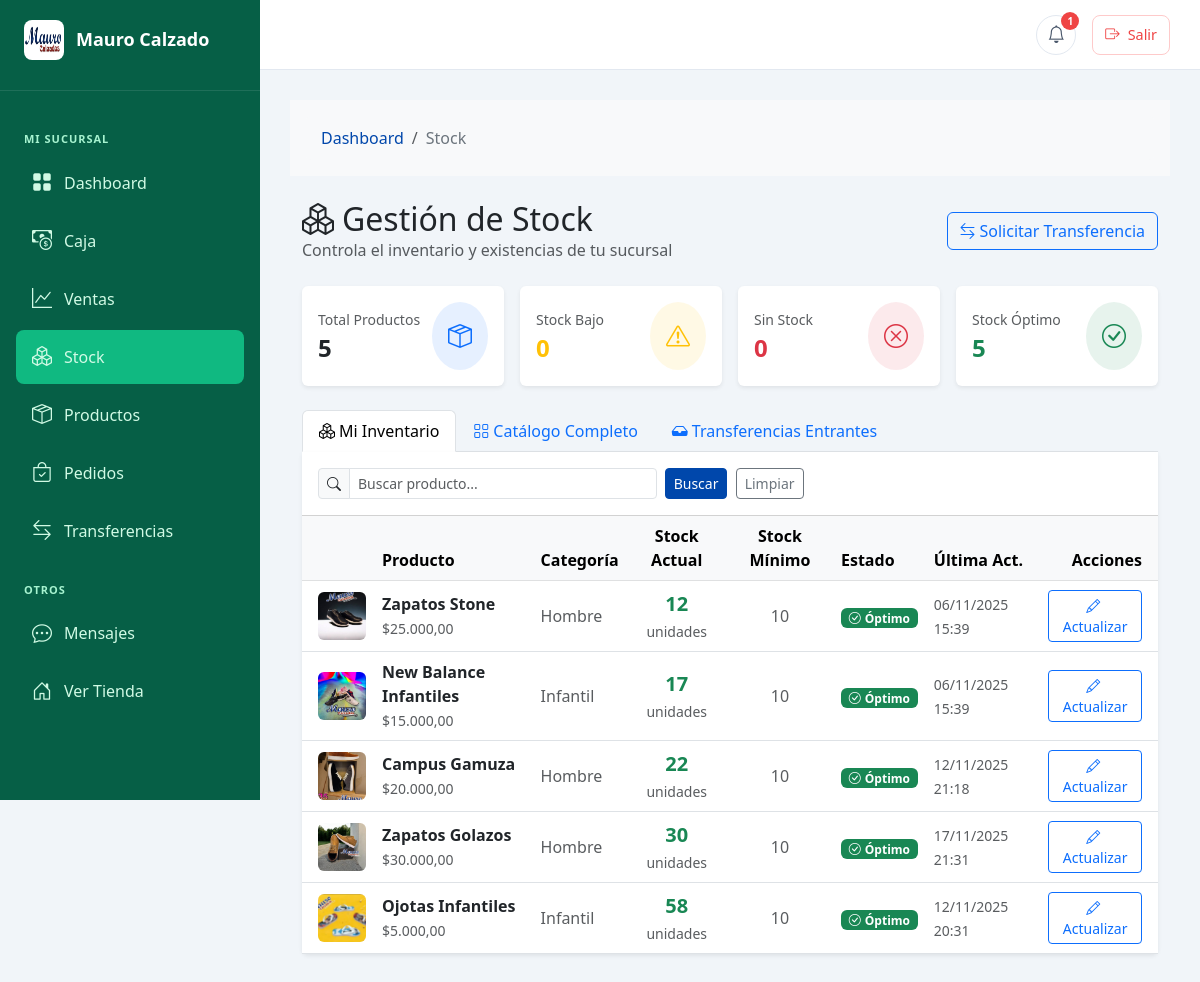
The app's page /gerente/stock.php (signed in), older data.
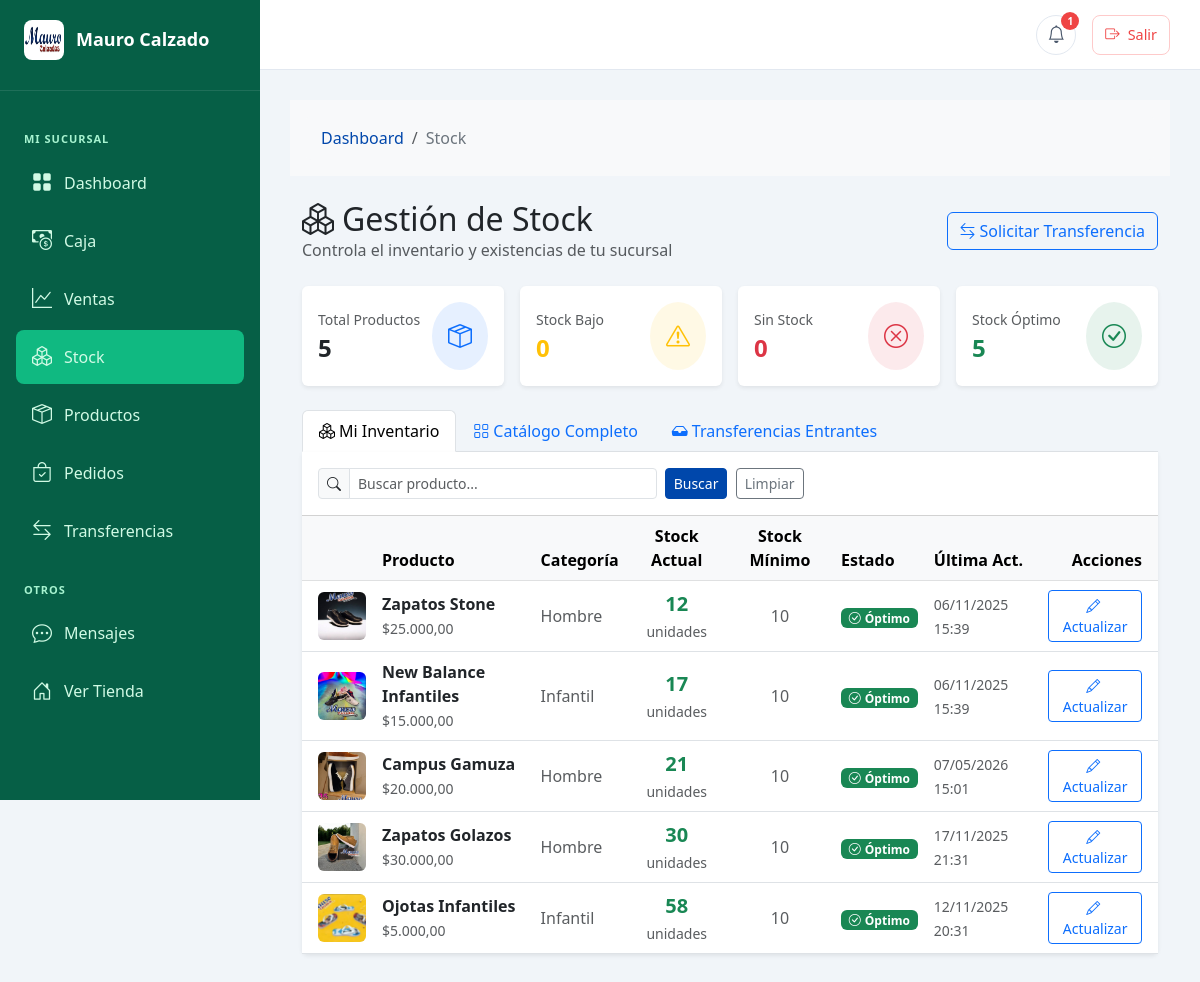
The same page, newer data.
### tables this page shows
CREATE TABLE `stock_sucursal` (
  `id` int(11) NOT NULL,
  `producto_id` int(11) NOT NULL,
  `sucursal_id` int(11) NOT NULL,
  `cantidad` int(11) NOT NULL DEFAULT 0,
  `cantidad_minima` int(11) DEFAULT 10 COMMENT 'Alerta cuando stock < cantidad_minima',
  `ultima_actualizacion` timestamp NOT NULL DEFAULT current_timestamp() ON UPDATE current_timestamp()
);

CREATE TABLE `productos` (
  `id` int(11) NOT NULL,
  `categoria_id` int(11) NOT NULL,
  `nombre` varchar(200) NOT NULL,
  `descripcion` text DEFAULT NULL,
  `precio` decimal(10,2) NOT NULL,
  `en_promocion` tinyint(1) DEFAULT 0,
  `descuento_porcentaje` int(11) DEFAULT 0,
  `stock` int(11) DEFAULT 0,
  `colores` text DEFAULT NULL COMMENT 'Stock por color en formato JSON: {"color":cantidad}',
  `talles` varchar(255) DEFAULT NULL,
  `imagen` varchar(255) DEFAULT NULL,
  `imagenes_adicionales` text DEFAULT NULL,
  `marca` varchar(100) DEFAULT NULL,
  `material` varchar(100) DEFAULT NULL,
  `genero` enum('mujer','hombre','unisex','infantil') DEFAULT NULL,
  `destacado` tinyint(1) DEFAULT 0,
  `vistas` int(11) DEFAULT 0,
  `ventas` int(11) DEFAULT 0,
  `fecha_creacion` datetime DEFAULT current_timestamp(),
  `fecha_actualizacion` datetime DEFAULT current_timestamp() ON UPDATE current_timestamp(),
  `activo` tinyint(1) DEFAULT 1
);

CREATE TABLE `categorias` (
  `id` int(11) NOT NULL,
  `nombre` varchar(50) NOT NULL,
  `slug` varchar(50) NOT NULL,
  `descripcion` text DEFAULT NULL,
  `imagen` varchar(255) DEFAULT NULL,
  `activo` tinyint(1) DEFAULT 1,
  `orden` int(11) DEFAULT 0
);

### includes/config.php (called while the page is built, shortened)
<?php
function estaLogueado() {
    return isset($_SESSION['usuario_id']) && !empty($_SESSION['usuario_id']);
}
function obtenerRol() {
    if (estaLogueado() && isset($_SESSION['rol_id'])) {
        return (int)$_SESSION['rol_id'];
    }
    return null;
}
function esGerente() {
    return obtenerRol() === ROL_GERENTE;
}
function obtenerSucursalGerente() {
    if (esGerente() && isset($_SESSION['sucursal_id'])) {
        return (int)$_SESSION['sucursal_id'];
    }
    return null;
}
?>

### gerente/stock.php (the view, shortened to what the changed rows need)
<?php
require_once '../includes/config.php';
require_once '../includes/verificar-gerente.php';
$sucursal_id   = obtenerSucursalGerente();
$busqueda   = isset($_GET['busqueda'])  ? limpiarDato($_GET['busqueda'])  : '';
$where_extra  = '';
$params_types = "i";
$params       = [$sucursal_id];
$page  = max(1, (int)($_GET['page'] ?? 1));
$limit = 25;
$offset = ($page - 1) * $limit;
$sql_inv = "SELECT ss.id, ss.producto_id, ss.cantidad, ss.cantidad_minima, ss.ultima_actualizacion,
                   p.nombre, p.imagen, p.precio, p.categoria_id,
                   c.nombre AS categoria_nombre
            FROM stock_sucursal ss
            INNER JOIN productos p ON ss.producto_id = p.id
            LEFT JOIN categorias c ON p.categoria_id = c.id
            WHERE ss.sucursal_id = ? AND p.activo = 1" . $where_extra . "
            ORDER BY ss.cantidad ASC, p.nombre ASC
            LIMIT ? OFFSET ?";
$params_pag   = array_merge($params, [$limit, $offset]);
$params_types_pag = $params_types . "ii";
$stmt = mysqli_prepare($conn, $sql_inv);
mysqli_stmt_bind_param($stmt, $params_types_pag, ...$params_pag);
mysqli_stmt_execute($stmt);
$productos_stock = [];
$res = mysqli_stmt_get_result($stmt);
while ($row = mysqli_fetch_assoc($res)) {
    $productos_stock[] = $row;
}
include('includes/header-gerente.php');
?>
<div class="container-fluid">
    <div class="row mb-4 align-items-center">
        <div class="col">
            <h2 class="mb-0"><i class="bi bi-boxes me-2"></i>Gestión de Stock</h2>
        </div>
    </div>
    <?php $tab_activa = isset($_GET['tab']) ? limpiarDato($_GET['tab']) : 'inventario'; ?>
    <?php if ($tab_activa === 'inventario'): ?>
    <div class="card border-0 shadow-sm border-top-0 rounded-top-0">
        <div class="card-body p-0">
            <div class="table-responsive">
                <table class="table table-hover mb-0 align-middle">
                    <thead class="table-light">
                        <tr>
                            <th class="ps-3" style="width:60px;"></th>
                            <th>Producto</th>
                            <th>Categoría</th>
                            <th class="text-center">Stock Actual</th>
                            <th class="text-center">Stock Mínimo</th>
                            <th>Estado</th>
                            <th>Última Act.</th>
                            <th class="text-end pe-3">Acciones</th>
                        </tr>
                    </thead>
                    <tbody>
                        <?php if (empty($productos_stock)): ?>
                        <tr>
                            <td colspan="8" class="text-center text-muted py-5">
                                <i class="bi bi-inbox fs-2 d-block mb-2"></i>
                                No se encontraron productos<?php echo $busqueda !== '' ? ' para "' . htmlspecialchars($busqueda) . '"' : ''; ?>
                            </td>
                        </tr>
                        <?php else: ?>
                        <?php foreach ($productos_stock as $prod): ?>
                        <?php
                            if ($prod['cantidad'] == 0) {
                                $estado_badge  = '<span class="badge bg-danger"><i class="bi bi-x-circle me-1"></i>Sin Stock</span>';
                            } elseif ($prod['cantidad'] <= $prod['cantidad_minima']) {
                                $estado_badge  = '<span class="badge bg-warning text-dark"><i class="bi bi-exclamation-triangle me-1"></i>Stock Bajo</span>';
                            } else {
                                $estado_badge  = '<span class="badge bg-success"><i class="bi bi-check-circle me-1"></i>Óptimo</span>';
                            }
                        ?>
                        <tr>
                            <td class="ps-3">
                                <?php if ($prod['imagen']): ?>
                                <img src="../img/productos/<?php echo htmlspecialchars($prod['imagen']); ?>"
                                     alt="" class="rounded"
                                     style="width:48px;height:48px;object-fit:cover;"
                                     onerror="this.src='../img/default-product.jpg'">
                                <?php endif; ?>
                            </td>
                            <td>
                                <strong><?php echo htmlspecialchars($prod['nombre']); ?></strong>
                                <br><small class="text-muted">$<?php echo number_format($prod['precio'], 2, ',', '.'); ?></small>
                            </td>
                            <td>
                                <span class="text-muted"><?php echo htmlspecialchars($prod['categoria_nombre'] ?? '-'); ?></span>
                            </td>
                            <td class="text-center">
                                <span class="fw-bold fs-5 <?php echo $prod['cantidad'] == 0 ? 'text-danger' : ($prod['cantidad'] <= $prod['cantidad_minima'] ? 'text-warning' : 'text-success'); ?>">
                                    <?php echo $prod['cantidad']; ?>
                                </span>
                                <br><small class="text-muted">unidades</small>
                            </td>
                            <td class="text-center text-muted"><?php echo $prod['cantidad_minima']; ?></td>
                            <td><?php echo $estado_badge; ?></td>
                            <td>
                                <small class="text-muted">
                                    <?php echo date('d/m/Y H:i', strtotime($prod['ultima_actualizacion'])); ?>
                                </small>
                            </td>
                            <td class="text-end pe-3">
                                <button class="btn btn-sm btn-outline-primary"
                                        onclick="abrirModalStock(<?php echo $prod['producto_id']; ?>, '<?php echo addslashes(htmlspecialchars($prod['nombre'])); ?>', <?php echo $prod['cantidad']; ?>, <?php echo $sucursal_id; ?>)">
                                    <i class="bi bi-pencil me-1"></i>Actualizar
                                </button>
                            </td>
                        </tr>
                        <?php endforeach; ?>
                        <?php endif; ?>
                    </tbody>
                </table>
            </div>
        </div>
    </div>
    <?php endif;  ?>
</div>
<?php include('includes/footer-gerente.php'); ?>

Row changes from the older to the newer data that the page shows:
changed stock_sucursal "Campus Gamuza": cantidad "22" → "21"; ultima_actualizacion "12/11/2025 21:18" → "07/05/2026 15:01"
